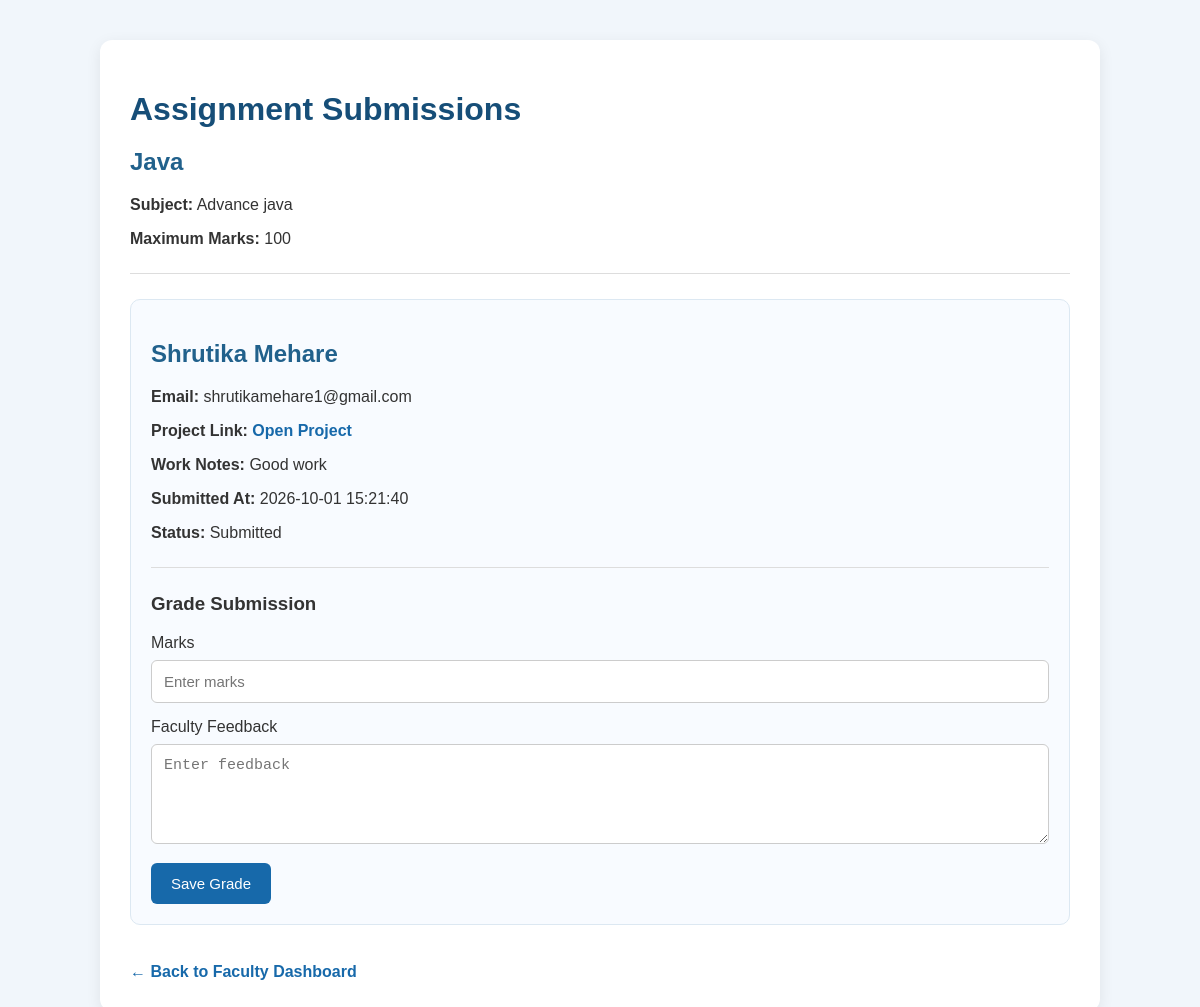
Page /submissions/2 (signed in) on the committed database.
### tables this page shows
CREATE TABLE assignments (
            id INTEGER PRIMARY KEY AUTOINCREMENT,
            title TEXT NOT NULL,
            subject TEXT NOT NULL,
            description TEXT,
            due_date TEXT NOT NULL,
            max_marks INTEGER NOT NULL,
            faculty_id INTEGER
        );

CREATE TABLE submissions (
            id INTEGER PRIMARY KEY AUTOINCREMENT,
            assignment_id INTEGER,
            student_id INTEGER,
            project_link TEXT,
            work_notes TEXT,
            submitted_at TEXT,
            marks INTEGER,
            feedback TEXT,
            status TEXT DEFAULT 'Submitted'
        );

CREATE TABLE users (
            id INTEGER PRIMARY KEY AUTOINCREMENT,
            name TEXT NOT NULL,
            email TEXT UNIQUE NOT NULL,
            password TEXT NOT NULL,
            role TEXT NOT NULL
        );

### app.py (the view, shortened to what this page needs)
@app.route("/submissions/<int:assignment_id>", methods=["GET", "POST"])
def submissions(assignment_id):
    if "user_id" not in session or session["role"] != "faculty":
        return redirect("/login")
    conn = get_db()
    assignment = conn.execute(
        "SELECT * FROM assignments WHERE id=?",
        (assignment_id,)
    ).fetchone()
    submissions_list = conn.execute("""
        SELECT submissions.*, users.name, users.email
        FROM submissions
        JOIN users ON submissions.student_id = users.id
        WHERE submissions.assignment_id=?
    """, (assignment_id,)).fetchall()
    conn.close()
    return render_template(
        "submissions.html",
        assignment=assignment,
        submissions=submissions_list
    )

### app.py (called while the page is built)
def get_db():
    conn = sqlite3.connect(DATABASE)
    conn.row_factory = sqlite3.Row
    return conn

### templates/submissions.html (shortened to what this page needs)
<!DOCTYPE html>
<html>
<head>
    <link rel="stylesheet" href="/static/style.css">
</head>
<body>
<div class="container">
    <h1>Assignment Submissions</h1>
    <h2>{{ assignment["title"] }}</h2>
    <p>
        <b>Subject:</b>
        {{ assignment["subject"] }}
    </p>
    <p>
        <b>Maximum Marks:</b>
        {{ assignment["max_marks"] }}
    </p>
    <hr>
    {% for submission in submissions %}
    <div class="card">
        <h2>{{ submission["name"] }}</h2>
        <p>
            <b>Email:</b>
            {{ submission["email"] }}
        </p>
        <p>
            <b>Project Link:</b>
            <a href="{{ submission['project_link'] }}"
               target="_blank">
                Open Project
            </a>
        </p>
        <p>
            <b>Work Notes:</b>
            {{ submission["work_notes"] }}
        </p>
        <p>
            <b>Submitted At:</b>
            {{ submission["submitted_at"] }}
        </p>
        <p>
            <b>Status:</b>
            {{ submission["status"] }}
        </p>
        <hr>
        <h3>Grade Submission</h3>
        <form method="POST">
            <label>Marks</label>
            <input
                type="number"
                name="marks"
                min="0"
                max="{{ assignment['max_marks'] }}"
                value="{{ submission['marks'] or '' }}"
                placeholder="Enter marks"
                required
            >
            <label>Faculty Feedback</label>
            <textarea
                name="feedback"
                placeholder="Enter feedback"
            >{{ submission["feedback"] or "" }}</textarea>
            <button type="submit">
                Save Grade
            </button>
        </form>
    </div>
    {% else %}
    <div class="card">
        <h3>No submissions yet.</h3>
        <p>No student has submitted this assignment.</p>
    </div>
    {% endfor %}
    <br>
    <a href="/faculty">
        ← Back to Faculty Dashboard
    </a>
</div>
</body>
</html>

### static/style.css (style rules this page uses)
* { box-sizing: border-box; }
body { font-family: Arial, sans-serif; margin: 0; background: #f1f6fb; color: #333; }
.container { width: 90%; max-width: 1000px; margin: 40px auto; background: white; padding: 30px; border-radius: 12px; box-shadow: 0 4px 15px rgba(0,0,0,0.08); }
h1 { color: #164e78; margin-bottom: 10px; }
h2 { color: #21618c; }
h3 { color: #333; }
input, textarea, select { width: 100%; padding: 12px; margin-top: 8px; margin-bottom: 15px; border: 1px solid #ccc; border-radius: 6px; font-size: 15px; }
textarea { min-height: 100px; resize: vertical; }
button { background: #1769aa; color: white; border: none; padding: 12px 20px; border-radius: 6px; cursor: pointer; font-size: 15px; }
.card { background: #f8fbff; border: 1px solid #dce8f2; padding: 20px; margin: 20px 0; border-radius: 10px; }
a { color: #1769aa; text-decoration: none; font-weight: bold; }
hr { border: 0; border-top: 1px solid #ddd; margin: 25px 0; }

### rows in the picture
assignments: title "Java", subject "Advance java", max_marks "100"
submissions: name "Shrutika Mehare", email "shrutikamehare1@gmail.com", work_notes "Good work", submitted_at "2026-10-01 15:21:40", status "Submitted"
